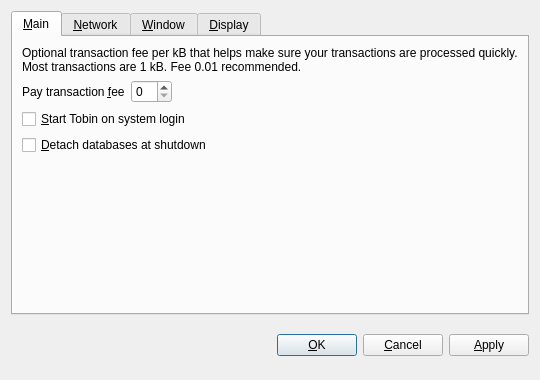
<?xml version="1.0" encoding="UTF-8"?>
<ui version="4.0">
 <class>OptionsDialog</class>
 <widget class="QDialog" name="OptionsDialog">
  <property name="geometry">
   <rect>
    <x>0</x>
    <y>0</y>
    <width>540</width>
    <height>380</height>
   </rect>
  </property>
  <property name="windowTitle">
   <string>Options</string>
  </property>
  <property name="modal">
   <bool>true</bool>
  </property>
  <layout class="QVBoxLayout" name="verticalLayout">
   <item>
    <widget class="QTabWidget" name="tabWidget">
     <property name="tabPosition">
      <enum>QTabWidget::North</enum>
     </property>
     <property name="currentIndex">
      <number>0</number>
     </property>
     <widget class="QWidget" name="tabMain">
      <attribute name="title">
       <string>&amp;Main</string>
      </attribute>
      <layout class="QVBoxLayout" name="verticalLayout_Main">
       <item>
        <widget class="QLabel" name="transactionFeeInfoLabel">
         <property name="text">
          <string>Optional transaction fee per kB that helps make sure your transactions are processed quickly. Most transactions are 1 kB. Fee 0.01 recommended.</string>
         </property>
         <property name="textFormat">
          <enum>Qt::PlainText</enum>
         </property>
         <property name="wordWrap">
          <bool>true</bool>
         </property>
        </widget>
       </item>
       <item>
        <layout class="QHBoxLayout" name="horizontalLayout_Main">
         <item>
          <widget class="QLabel" name="transactionFeeLabel">
           <property name="text">
            <string>Pay transaction &amp;fee</string>
           </property>
           <property name="textFormat">
            <enum>Qt::PlainText</enum>
           </property>
           <property name="buddy">
            <cstring>transactionFee</cstring>
           </property>
          </widget>
         </item>
         <item>
          <widget class="BitcoinAmountField" name="transactionFee"/>
         </item>
         <item>
          <spacer name="horizontalSpacer_Main">
           <property name="orientation">
            <enum>Qt::Horizontal</enum>
           </property>
           <property name="sizeHint" stdset="0">
            <size>
             <width>40</width>
             <height>20</height>
            </size>
           </property>
          </spacer>
         </item>
        </layout>
       </item>
       <item>
        <widget class="QCheckBox" name="bitcoinAtStartup">
         <property name="toolTip">
          <string>Automatically start Tobin after logging in to the system.</string>
         </property>
         <property name="text">
          <string>&amp;Start Tobin on system login</string>
         </property>
        </widget>
       </item>
       <item>
        <widget class="QCheckBox" name="detachDatabases">
         <property name="toolTip">
          <string>Detach block and address databases at shutdown. This means they can be moved to another data directory, but it slows down shutdown. The wallet is always detached.</string>
         </property>
         <property name="text">
          <string>&amp;Detach databases at shutdown</string>
         </property>
        </widget>
       </item>
       <item>
        <spacer name="verticalSpacer_Main">
         <property name="orientation">
          <enum>Qt::Vertical</enum>
         </property>
         <property name="sizeHint" stdset="0">
          <size>
           <width>20</width>
           <height>40</height>
          </size>
         </property>
        </spacer>
       </item>
      </layout>
     </widget>
     <widget class="QWidget" name="tabNetwork">
      <attribute name="title">
       <string>&amp;Network</string>
      </attribute>
      <layout class="QVBoxLayout" name="verticalLayout_Network">
       <item>
        <widget class="QCheckBox" name="mapPortUpnp">
         <property name="toolTip">
          <string>Automatically open the Tobin client port on the router. This only works when your router supports UPnP and it is enabled.</string>
         </property>
         <property name="text">
          <string>Map port using &amp;UPnP</string>
         </property>
        </widget>
       </item>
       <item>
        <widget class="QCheckBox" name="connectSocks">
         <property name="toolTip">
          <string>Connect to the Tobin network through a SOCKS proxy (e.g. when connecting through Tor).</string>
         </property>
         <property name="text">
          <string>&amp;Connect through SOCKS proxy:</string>
         </property>
        </widget>
       </item>
       <item>
        <layout class="QHBoxLayout" name="horizontalLayout_Network">
         <item>
          <widget class="QLabel" name="proxyIpLabel">
           <property name="text">
            <string>Proxy &amp;IP:</string>
           </property>
           <property name="textFormat">
            <enum>Qt::PlainText</enum>
           </property>
           <property name="buddy">
            <cstring>proxyIp</cstring>
           </property>
          </widget>
         </item>
         <item>
          <widget class="QValidatedLineEdit" name="proxyIp">
           <property name="maximumSize">
            <size>
             <width>140</width>
             <height>16777215</height>
            </size>
           </property>
           <property name="toolTip">
            <string>IP address of the proxy (e.g. 127.0.0.1)</string>
           </property>
          </widget>
         </item>
         <item>
          <widget class="QLabel" name="proxyPortLabel">
           <property name="text">
            <string>&amp;Port:</string>
           </property>
           <property name="textFormat">
            <enum>Qt::PlainText</enum>
           </property>
           <property name="buddy">
            <cstring>proxyPort</cstring>
           </property>
          </widget>
         </item>
         <item>
          <widget class="QLineEdit" name="proxyPort">
           <property name="maximumSize">
            <size>
             <width>55</width>
             <height>16777215</height>
            </size>
           </property>
           <property name="toolTip">
            <string>Port of the proxy (e.g. 9050)</string>
           </property>
          </widget>
         </item>
         <item>
          <widget class="QLabel" name="socksVersionLabel">
           <property name="text">
            <string>SOCKS &amp;Version:</string>
           </property>
           <property name="textFormat">
            <enum>Qt::PlainText</enum>
           </property>
           <property name="buddy">
            <cstring>socksVersion</cstring>
           </property>
          </widget>
         </item>
         <item>
          <widget class="QValueComboBox" name="socksVersion">
           <property name="toolTip">
            <string>SOCKS version of the proxy (e.g. 5)</string>
           </property>
          </widget>
         </item>
         <item>
          <spacer name="horizontalSpacer_Network">
           <property name="orientation">
            <enum>Qt::Horizontal</enum>
           </property>
           <property name="sizeHint" stdset="0">
            <size>
             <width>40</width>
             <height>20</height>
            </size>
           </property>
          </spacer>
         </item>
        </layout>
       </item>
       <item>
        <spacer name="verticalSpacer_Network">
         <property name="orientation">
          <enum>Qt::Vertical</enum>
         </property>
         <property name="sizeHint" stdset="0">
          <size>
           <width>20</width>
           <height>40</height>
          </size>
         </property>
        </spacer>
       </item>
      </layout>
     </widget>
     <widget class="QWidget" name="tabWindow">
      <attribute name="title">
       <string>&amp;Window</string>
      </attribute>
      <layout class="QVBoxLayout" name="verticalLayout_Window">
       <item>
        <widget class="QCheckBox" name="minimizeToTray">
         <property name="toolTip">
          <string>Show only a tray icon after minimizing the window.</string>
         </property>
         <property name="text">
          <string>&amp;Minimize to the tray instead of the taskbar</string>
         </property>
        </widget>
       </item>
       <item>
        <widget class="QCheckBox" name="minimizeOnClose">
         <property name="toolTip">
          <string>Minimize instead of exit the application when the window is closed. When this option is enabled, the application will be closed only after selecting Quit in the menu.</string>
         </property>
         <property name="text">
          <string>M&amp;inimize on close</string>
         </property>
        </widget>
       </item>
       <item>
        <spacer name="verticalSpacer_Window">
         <property name="orientation">
          <enum>Qt::Vertical</enum>
         </property>
         <property name="sizeHint" stdset="0">
          <size>
           <width>20</width>
           <height>40</height>
          </size>
         </property>
        </spacer>
       </item>
      </layout>
     </widget>
     <widget class="QWidget" name="tabDisplay">
      <attribute name="title">
       <string>&amp;Display</string>
      </attribute>
      <layout class="QVBoxLayout" name="verticalLayout_Display">
       <item>
        <layout class="QHBoxLayout" name="horizontalLayout_1_Display">
         <item>
          <widget class="QLabel" name="langLabel">
           <property name="text">
            <string>User Interface &amp;language:</string>
           </property>
           <property name="textFormat">
            <enum>Qt::PlainText</enum>
           </property>
           <property name="buddy">
            <cstring>lang</cstring>
           </property>
          </widget>
         </item>
         <item>
          <widget class="QValueComboBox" name="lang">
           <property name="toolTip">
            <string>The user interface language can be set here. This setting will take effect after restarting Tobin.</string>
           </property>
          </widget>
         </item>
        </layout>
       </item>
       <item>
        <layout class="QHBoxLayout" name="horizontalLayout_2_Display">
         <item>
          <widget class="QLabel" name="unitLabel">
           <property name="text">
            <string>&amp;Unit to show amounts in:</string>
           </property>
           <property name="textFormat">
            <enum>Qt::PlainText</enum>
           </property>
           <property name="buddy">
            <cstring>unit</cstring>
           </property>
          </widget>
         </item>
         <item>
          <widget class="QValueComboBox" name="unit">
           <property name="toolTip">
            <string>Choose the default subdivision unit to show in the interface and when sending coins.</string>
           </property>
          </widget>
         </item>
        </layout>
       </item>
       <item>
        <widget class="QCheckBox" name="displayAddresses">
         <property name="toolTip">
          <string>Whether to show Tobin addresses in the transaction list or not.</string>
         </property>
         <property name="text">
          <string>&amp;Display addresses in transaction list</string>
         </property>
        </widget>
       </item>
       <item>
        <widget class="QCheckBox" name="coinControlFeatures">
         <property name="toolTip">
          <string>Whether to show coin control features or not.</string>
         </property>
         <property name="text">
          <string>Display coin &amp;control features (experts only!)</string>
         </property>
        </widget>
       </item>
       <item>
        <spacer name="verticalSpacer_Display">
         <property name="orientation">
          <enum>Qt::Vertical</enum>
         </property>
         <property name="sizeHint" stdset="0">
          <size>
           <width>20</width>
           <height>40</height>
          </size>
         </property>
        </spacer>
       </item>
      </layout>
     </widget>
    </widget>
   </item>
   <item>
    <layout class="QHBoxLayout" name="horizontalLayout_Buttons">
     <item>
      <spacer name="horizontalSpacer_1">
       <property name="orientation">
        <enum>Qt::Horizontal</enum>
       </property>
       <property name="sizeHint" stdset="0">
        <size>
         <width>40</width>
         <height>48</height>
        </size>
       </property>
      </spacer>
     </item>
     <item>
      <widget class="QLabel" name="statusLabel">
       <property name="font">
        <font>
         <weight>75</weight>
         <bold>true</bold>
        </font>
       </property>
       <property name="text">
        <string/>
       </property>
       <property name="textFormat">
        <enum>Qt::PlainText</enum>
       </property>
       <property name="wordWrap">
        <bool>true</bool>
       </property>
      </widget>
     </item>
     <item>
      <spacer name="horizontalSpacer_2">
       <property name="orientation">
        <enum>Qt::Horizontal</enum>
       </property>
       <property name="sizeHint" stdset="0">
        <size>
         <width>40</width>
         <height>48</height>
        </size>
       </property>
      </spacer>
     </item>
     <item>
      <widget class="QPushButton" name="okButton">
       <property name="text">
        <string>&amp;OK</string>
       </property>
      </widget>
     </item>
     <item>
      <widget class="QPushButton" name="cancelButton">
       <property name="text">
        <string>&amp;Cancel</string>
       </property>
       <property name="autoDefault">
        <bool>false</bool>
       </property>
      </widget>
     </item>
     <item>
      <widget class="QPushButton" name="applyButton">
       <property name="text">
        <string>&amp;Apply</string>
       </property>
       <property name="autoDefault">
        <bool>false</bool>
       </property>
      </widget>
     </item>
    </layout>
   </item>
  </layout>
 </widget>
 <customwidgets>
  <customwidget>
   <class>BitcoinAmountField</class>
   <extends>QSpinBox</extends>
   <header>bitcoinamountfield.h</header>
  </customwidget>
  <customwidget>
   <class>QValueComboBox</class>
   <extends>QComboBox</extends>
   <header>qvaluecombobox.h</header>
  </customwidget>
  <customwidget>
   <class>QValidatedLineEdit</class>
   <extends>QLineEdit</extends>
   <header>qvalidatedlineedit.h</header>
  </customwidget>
 </customwidgets>
 <resources/>
 <connections/>
</ui>
